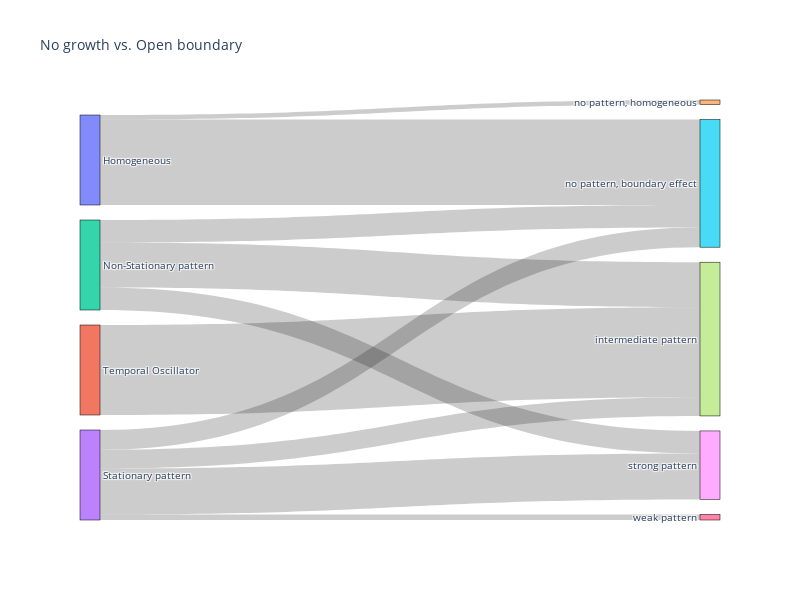

Notebook source saved alongside this figure:
### Code cell
labels =list( patternclass_nogrowth_openboundary_cf.index)
columns = list(patternclass_nogrowth_openboundary_cf.columns)
node_labels = labels + columns

color_list = ['blue', 'green', 'orange', 'purple', 'red','yellow','black','brown','pink']

input_colors={}
for l,c in zip(node_labels,color_list):
    input_colors[l]=c

# Prepare data for Plotly Sankey Diagram
link_source = []
link_target = []
link_value = []
link_color=[]

for i, row_label in enumerate(labels):
    # input_color = input_colors[row_label]
    # input_color='blue'

    for j, col_label in enumerate(columns):
        count = patternclass_nogrowth_openboundary_cf.loc[row_label, col_label]
        link_source.append(i)
        link_target.append(len(labels) + j)
        link_value.append(count)
        # link_color.append(input_color)


# Create the Plotly Sankey Diagram
fig = go.Figure(data=[go.Sankey(
    node=dict(
        pad=15,
        thickness=20,
        line=dict(color="black", width=0.5),
        label=node_labels,
        # color=link_color,
    ),
    link=dict(
        source=link_source,
        target=link_target,
        value=link_value,
        # color=link_color
    )
)])

# Customize the plot layout
fig.update_layout(
    title_text="No growth vs. Open boundary",
    font_size=10,
    width=800,
    height=600,
)

# Show the plot
fig.show()

### Figure 1 — Plotly figure (JSON) as saved in the notebook; plotly's stock layout.template omitted (floating-point values rounded to 4 significant figures)
{"data": [{"link": {"source": [0, 0, 0, 0, 0, 1, 1, 1, 1, 1, 2, 2, 2, 2, 2, 3, 3, 3, 3, 3], "target": [4, 5, 6, 7, 8, 4, 5, 6, 7, 8, 4, 5, 6, 7, 8, 4, 5, 6, 7, 8], "value": [5.025, 94.97, 0, 0, 0, 0, 0, 0, 100, 0, 0, 25, 0, 50, 25, 0, 21.88, 6.25, 20.83, 51.04]}, "node": {"label": ["Homogeneous", "Temporal Oscillator", "Non-Stationary pattern", "Stationary pattern", "no pattern, homogeneous", "no pattern, boundary effect", "weak pattern", "intermediate pattern", "strong pattern"], "line": {"color": "black", "width": 0.5}, "pad": 15, "thickness": 20}, "type": "sankey"}], "layout": {"font": {"size": 10}, "height": 600, "title": {"text": "No growth vs. Open boundary"}, "width": 800}}
